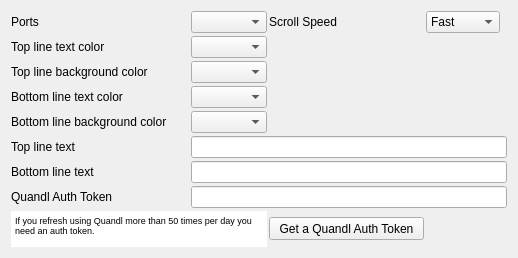
          <widget class="QWidget" name="tab">
           <attribute name="title">
            <string>Output</string>
           </attribute>
           <layout class="QGridLayout" name="gridLayout_6">
            <item row="0" column="0">
             <layout class="QGridLayout" name="gridLayout" rowstretch="0,0,0,0,0,0,0,0,0,0">
              <property name="sizeConstraint">
               <enum>QLayout::SetMinimumSize</enum>
              </property>
              <property name="horizontalSpacing">
               <number>2</number>
              </property>
              <property name="verticalSpacing">
               <number>3</number>
              </property>
              <item row="0" column="0">
               <widget class="QLabel" name="Portslabel">
                <property name="text">
                 <string>Ports</string>
                </property>
               </widget>
              </item>
              <item row="0" column="1">
               <widget class="QComboBox" name="comboBoxPorts">
                <property name="maximumSize">
                 <size>
                  <width>76</width>
                  <height>16777215</height>
                 </size>
                </property>
               </widget>
              </item>
              <item row="2" column="0">
               <widget class="QLabel" name="Toplinetextlabel">
                <property name="text">
                 <string>Top line text color</string>
                </property>
               </widget>
              </item>
              <item row="3" column="0">
               <widget class="QLabel" name="ToplinebgLabel">
                <property name="text">
                 <string>Top line background color</string>
                </property>
               </widget>
              </item>
              <item row="4" column="0">
               <widget class="QLabel" name="BottomlinetextLabel">
                <property name="text">
                 <string>Bottom line text color</string>
                </property>
               </widget>
              </item>
              <item row="5" column="0">
               <widget class="QLabel" name="BottomlinebgLabel">
                <property name="minimumSize">
                 <size>
                  <width>0</width>
                  <height>0</height>
                 </size>
                </property>
                <property name="maximumSize">
                 <size>
                  <width>16777215</width>
                  <height>16777215</height>
                 </size>
                </property>
                <property name="text">
                 <string>Bottom line background color</string>
                </property>
               </widget>
              </item>
              <item row="6" column="0">
               <widget class="QLabel" name="TopLineLabel">
                <property name="text">
                 <string>Top line text</string>
                </property>
               </widget>
              </item>
              <item row="7" column="0">
               <widget class="QLabel" name="BottomLineLabel">
                <property name="text">
                 <string>Bottom line text</string>
                </property>
               </widget>
              </item>
              <item row="8" column="0">
               <widget class="QLabel" name="AuthTokenLabel">
                <property name="text">
                 <string>Quandl Auth Token</string>
                </property>
               </widget>
              </item>
              <item row="9" column="2">
               <widget class="QPushButton" name="AuthTokenpushButton">
                <property name="minimumSize">
                 <size>
                  <width>155</width>
                  <height>23</height>
                 </size>
                </property>
                <property name="text">
                 <string>Get a Quandl Auth Token</string>
                </property>
                <property name="flat">
                 <bool>false</bool>
                </property>
               </widget>
              </item>
              <item row="9" column="0" colspan="2">
               <widget class="QTextEdit" name="textEdit">
                <property name="sizePolicy">
                 <sizepolicy hsizetype="Expanding" vsizetype="Fixed">
                  <horstretch>0</horstretch>
                  <verstretch>0</verstretch>
                 </sizepolicy>
                </property>
                <property name="minimumSize">
                 <size>
                  <width>211</width>
                  <height>36</height>
                 </size>
                </property>
                <property name="maximumSize">
                 <size>
                  <width>16777215</width>
                  <height>36</height>
                 </size>
                </property>
                <property name="frameShape">
                 <enum>QFrame::NoFrame</enum>
                </property>
                <property name="readOnly">
                 <bool>true</bool>
                </property>
                <property name="html">
                 <string>&lt;!DOCTYPE HTML PUBLIC &quot;-//W3C//DTD HTML 4.0//EN&quot; &quot;http://www.w3.org/TR/REC-html40/strict.dtd&quot;&gt;
&lt;html&gt;&lt;head&gt;&lt;meta name=&quot;qrichtext&quot; content=&quot;1&quot; /&gt;&lt;style type=&quot;text/css&quot;&gt;
p, li { white-space: pre-wrap; }
&lt;/style&gt;&lt;/head&gt;&lt;body style=&quot; font-family:'Arial Black'; font-size:8pt; font-weight:80; font-style:normal;&quot;&gt;
&lt;p style=&quot; margin-top:0px; margin-bottom:0px; margin-left:0px; margin-right:0px; -qt-block-indent:0; text-indent:0px;&quot;&gt;&lt;span style=&quot; font-family:'Arial'; font-size:7pt;&quot;&gt;If you refresh using Quandl more than 50 times per day you need an auth token.&lt;/span&gt;&lt;/p&gt;&lt;/body&gt;&lt;/html&gt;</string>
                </property>
               </widget>
              </item>
              <item row="0" column="2">
               <widget class="QLabel" name="label_3">
                <property name="maximumSize">
                 <size>
                  <width>80</width>
                  <height>16777215</height>
                 </size>
                </property>
                <property name="text">
                 <string>Scroll Speed</string>
                </property>
               </widget>
              </item>
              <item row="0" column="3">
               <widget class="QComboBox" name="comboBoxScrollSpeed">
                <property name="maximumSize">
                 <size>
                  <width>76</width>
                  <height>16777215</height>
                 </size>
                </property>
                <item>
                 <property name="text">
                  <string>Fast</string>
                 </property>
                </item>
                <item>
                 <property name="text">
                  <string>Medium</string>
                 </property>
                </item>
                <item>
                 <property name="text">
                  <string>Slow</string>
                 </property>
                </item>
               </widget>
              </item>
              <item row="0" column="4">
               <spacer name="horizontalSpacer_3">
                <property name="orientation">
                 <enum>Qt::Horizontal</enum>
                </property>
                <property name="sizeType">
                 <enum>QSizePolicy::Minimum</enum>
                </property>
                <property name="sizeHint" stdset="0">
                 <size>
                  <width>5</width>
                  <height>20</height>
                 </size>
                </property>
               </spacer>
              </item>
              <item row="6" column="1" colspan="4">
               <widget class="QLineEdit" name="Line1"/>
              </item>
              <item row="7" column="1" colspan="4">
               <widget class="QLineEdit" name="Line2"/>
              </item>
              <item row="8" column="1" colspan="4">
               <widget class="QLineEdit" name="lineEditAuthToken"/>
              </item>
              <item row="2" column="1">
               <widget class="QComboBox" name="comboBoxToplinetext">
                <property name="maximumSize">
                 <size>
                  <width>16777215</width>
                  <height>16777215</height>
                 </size>
                </property>
               </widget>
              </item>
              <item row="3" column="1">
               <widget class="QComboBox" name="comboBoxToplinebg"/>
              </item>
              <item row="4" column="1">
               <widget class="QComboBox" name="comboBoxBottomlinetext"/>
              </item>
              <item row="5" column="1">
               <widget class="QComboBox" name="comboBoxBottomlinebg"/>
              </item>
             </layout>
            </item>
            <item row="1" column="0">
             <spacer name="verticalSpacer_5">
              <property name="orientation">
               <enum>Qt::Vertical</enum>
              </property>
              <property name="sizeHint" stdset="0">
               <size>
                <width>20</width>
                <height>0</height>
               </size>
              </property>
             </spacer>
            </item>
           </layout>
          </widget>
